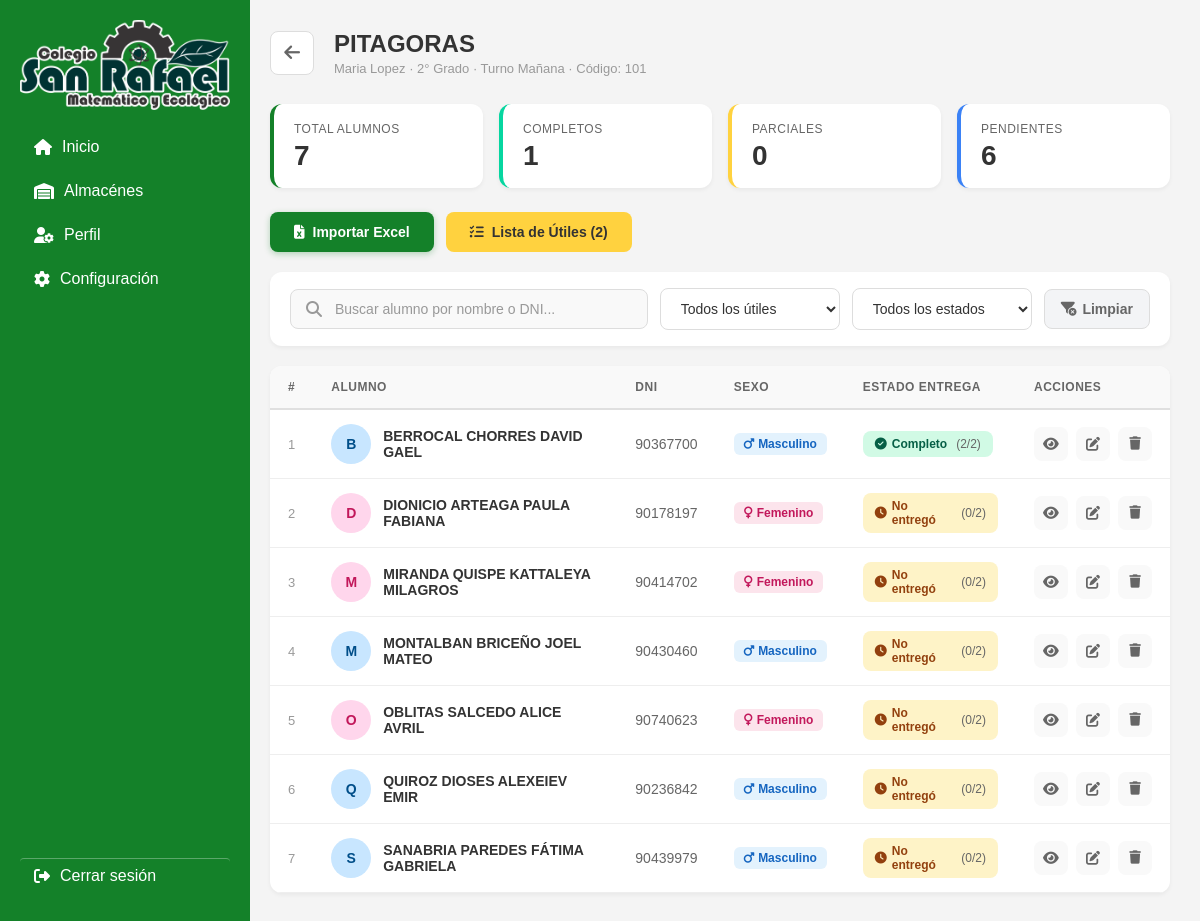
The page /entrega-utiles/salones/7/ on the database its author committed.
### app1/models.py (models this page shows, shortened)
class Salon(models.Model):
    TURNO_CHOICES = [
        ('Mañana', 'Mañana'),
        ('Tarde', 'Tarde'),
    ]
    GRADO_CHOICES = [
        (1, '1° Grado'),
        (2, '2° Grado'),
        (3, '3° Grado'),
        (4, '4° Grado'),
        (5, '5° Grado'),
        (6, '6° Grado'),
    ]
    nombre = models.CharField(max_length=100)
    codigo = models.CharField(max_length=10, unique=True)
    profesora = models.CharField(max_length=150)
    grado = models.IntegerField(choices=GRADO_CHOICES)
    turno = models.CharField(max_length=10, choices=TURNO_CHOICES, default='Mañana')
    fecha_creacion = models.DateTimeField(auto_now_add=True)
    class Meta:
        ordering = ['-fecha_creacion']
        verbose_name = 'Salón'
        verbose_name_plural = 'Salones'
    @property
    def total_alumnos(self):
        return self.alumnos.count()
    @property
    def total_entregados(self):
        completos = 0
        for alumno in self.alumnos.all():
            if alumno.estado_entrega == 'completo':
                completos += 1
        return completos
    @property
    def total_parciales(self):
        parciales = 0
        for alumno in self.alumnos.all():
            if alumno.estado_entrega == 'parcial':
                parciales += 1
        return parciales
    @property
    def total_pendientes(self):
        pendientes = 0
        for alumno in self.alumnos.all():
            if alumno.estado_entrega == 'no_entrego':
                pendientes += 1
        return pendientes

class Alumno(models.Model):
    SEXO_CHOICES = [
        ('M', 'Masculino'),
        ('F', 'Femenino'),
    ]
    salon = models.ForeignKey(
        'Salon',
        on_delete=models.CASCADE,
        related_name='alumnos'
    )
    nombre = models.CharField(max_length=150)
    dni = models.CharField(max_length=10, unique=True)
    sexo = models.CharField(max_length=1, choices=SEXO_CHOICES, blank=True, default='')
    email = models.EmailField(blank=True, null=True)
    entrega_completada = models.BooleanField(default=False)
    fecha_entrega = models.DateTimeField(blank=True, null=True)
    class Meta:
        ordering = ['nombre']
        verbose_name = 'Alumno'
        verbose_name_plural = 'Alumnos'
    @property
    def estado_entrega(self):
        entregas = self.entregas.all().select_related('util')
        if not entregas.exists():
            return 'sin_lista'
        total_pedido = 0
        total_entregado = 0
        for entrega in entregas:
            total_pedido += entrega.util.cantidad
            total_entregado += entrega.cantidad_entregada
        if total_entregado == 0:
            return 'no_entrego'
        elif total_entregado < total_pedido:
            return 'parcial'
        return 'completo'
    @property
    def progreso_entrega(self):
        entregas = self.entregas.all().select_related('util')
        if not entregas.exists():
            return '0/0'
        total_pedido = 0
        total_entregado = 0
        for entrega in entregas:
            total_pedido += entrega.util.cantidad
            total_entregado += entrega.cantidad_entregada
        return f'{total_entregado}/{total_pedido}'

class EntregaUtil(models.Model):
    alumno = models.ForeignKey(
        Alumno,
        on_delete=models.CASCADE,
        related_name='entregas'
    )
    util = models.ForeignKey(
        UtilEscolar,
        on_delete=models.CASCADE,
        related_name='entregas'
    )
    cantidad_entregada = models.IntegerField(default=0)
    entregado = models.BooleanField(default=False)
    fecha_entrega = models.DateTimeField(blank=True, null=True)
    fecha_modificacion = models.DateTimeField(auto_now=True)
    observaciones = models.TextField(blank=True, null=True)
    class Meta:
        ordering = ['util__orden', 'util__nombre']
        verbose_name = 'Entrega de Útil'
        verbose_name_plural = 'Entregas de Útiles'
        unique_together = ['alumno', 'util']

class UtilEscolar(models.Model):
    salon = models.ForeignKey(
        Salon,
        on_delete=models.CASCADE,
        related_name='utiles'
    )
    nombre = models.CharField(max_length=200)
    cantidad = models.IntegerField(default=1)
    descripcion = models.TextField(blank=True, null=True)
    orden = models.IntegerField(default=0)
    fecha_creacion = models.DateTimeField(auto_now_add=True)
    class Meta:
        ordering = ['orden', 'nombre']
        verbose_name = 'Útil Escolar'
        verbose_name_plural = 'Útiles Escolares'

### app1/view/Entregautiles.py (the view)
# urls.py: path('entrega-utiles/salones/<int:pk>/', Entregautiles.detalle_salon, name='detalle_salon'),
def detalle_salon(request, pk):
    salon = get_object_or_404(Salon, pk=pk)
    alumnos = salon.alumnos.all().order_by('nombre')
    utiles = salon.utiles.all()
    alumnos_con_entregas = []
    for alumno in alumnos:
        entregas_data = []
        for entrega in alumno.entregas.all().select_related('util'):
            entregas_data.append({
                'util_id': entrega.util.pk,
                'util_nombre': entrega.util.nombre,
                'cantidad_entregada': entrega.cantidad_entregada,
                'cantidad_total': entrega.util.cantidad
            })
        alumno.entregas_json = json.dumps(entregas_data)
        alumnos_con_entregas.append(alumno)
    return render(request, 'almacenes/almutiles/Entrega_Utiles/detalle_salon.html', {
        'salon': salon,
        'alumnos': alumnos_con_entregas,
        'utiles': utiles,
        'total_utiles': utiles.count()
    })

### templates/almacenes/almutiles/Entrega_Utiles/detalle_salon.html (shortened to what this page needs)
{% extends 'layout.html' %}
{% load static %}
{% block content %}
<div class="almacenes-container">
    <header class="page-header">
        <a href="{% url 'entrega_utiles' %}" class="btn-back" title="Regresar">
            <i class="fa-solid fa-arrow-left"></i>
        </a>
        <div class="header-info">
            <h2>{{ salon.nombre }}</h2>
            <p>{{ salon.profesora }} · {{ salon.get_grado_display }} · Turno {{ salon.turno }} · Código: {{ salon.codigo }}</p>
        </div>
    </header>
    <div class="stats-grid">
        <div class="stat-card">
            <div class="stat-label">Total Alumnos</div>
            <div class="stat-value" id="stat-total">{{ salon.total_alumnos }}</div>
        </div>
        <div class="stat-card">
            <div class="stat-label">Completos</div>
            <div class="stat-value" id="stat-completos">{{ salon.total_entregados }}</div>
        </div>
        <div class="stat-card">
            <div class="stat-label">Parciales</div>
            <div class="stat-value" id="stat-parciales">{{ salon.total_parciales|default:0 }}</div>
        </div>
        <div class="stat-card">
            <div class="stat-label">Pendientes</div>
            <div class="stat-value" id="stat-pendientes">{{ salon.total_pendientes }}</div>
        </div>
    </div>
    <div class="action-buttons-container">
        <button class="btn-import-excel" id="btnAbrirModal" title="Importar alumnos desde Excel">
            <i class="fa-solid fa-file-excel"></i> Importar Excel
        </button>
        <a href="{% url 'lista_utiles' salon.pk %}" class="btn-lista-utiles" title="Gestionar lista de útiles">
            <i class="fa-solid fa-list-check"></i> Lista de Útiles ({{ total_utiles|default:0 }})
        </a>
    </div>
    <div class="toolbar">
        <div class="toolbar-left">
            <div class="search-wrapper">
                <i class="fa-solid fa-magnifying-glass"></i>
                <input type="text" class="search-input" placeholder="Buscar alumno por nombre o DNI..." id="searchInput">
            </div>
            <select class="filter-select" id="filterUtil">
                <option value="">Todos los útiles</option>
            </select>
            <select class="filter-select" id="filterEstado">
                <option value="">Todos los estados</option>
            </select>
            <button class="btn-clear-filters" id="btnClearFilters">
                <i class="fa-solid fa-filter-circle-xmark"></i> Limpiar
            </button>
        </div>
    </div>
    {% if alumnos %}
    <div class="table-card">
        <div class="table-wrapper">
            <table class="data-table">
                <thead>
                    <tr>
                        <th>#</th>
                        <th>Alumno</th>
                        <th>DNI</th>
                        <th>Sexo</th>
                        <th>Estado Entrega</th>
                        <th>Acciones</th>
                    </tr>
                </thead>
                <tbody>
                    {% for alumno in alumnos %}
                    <tr id="row-{{ alumno.pk }}"
                        data-alumno-id="{{ alumno.pk }}"
                        data-estado="{{ alumno.estado_entrega }}"
                        data-entregas="{{ alumno.entregas_json }}">
                        <td style="color:#999; font-size:13px;">{{ forloop.counter }}</td>
                        <td>
                            <div class="alumno-cell">
                                <div class="alumno-avatar {% if alumno.sexo == 'M' %}male{% elif alumno.sexo == 'F' %}female{% endif %}">
                                    {{ alumno.nombre|first }}
                                </div>
                                <span class="alumno-name">{{ alumno.nombre }}</span>
                            </div>
                        </td>
                        <td style="color:#666;">{{ alumno.dni }}</td>
                        <td>
                            {% if alumno.sexo %}
                            <span class="badge-sexo {% if alumno.sexo == 'M' %}male{% else %}female{% endif %}">
                                <i class="fa-solid fa-{% if alumno.sexo == 'M' %}mars{% else %}venus{% endif %}"></i>
                                {{ alumno.get_sexo_display }}
                            </span>
                            {% else %}
                            <span style="color:#bbb; font-size:13px;">—</span>
                            {% endif %}
                        </td>
                        <td>
                            <span class="status-badge-container" id="status-container-{{ alumno.pk }}">
                                {% if alumno.estado_entrega == 'completo' %}
                                    <span class="status-badge entregado">
                                        <i class="fa-solid fa-check-circle"></i> Completo
                                        <span class="progreso-text">({{ alumno.progreso_entrega }})</span>
                                    </span>
                                {% elif alumno.estado_entrega == 'parcial' %}
                                    <span class="status-badge parcial">
                                        <i class="fa-solid fa-hourglass-half"></i> Parcial
                                        <span class="progreso-text">({{ alumno.progreso_entrega }})</span>
                                    </span>
                                {% elif alumno.estado_entrega == 'no_entrego' %}
                                    <span class="status-badge pendiente">
                                        <i class="fa-solid fa-clock"></i> No entregó
                                        <span class="progreso-text">({{ alumno.progreso_entrega }})</span>
                                    </span>
                                {% else %}
                                    <span class="status-badge sin-lista">
                                        <i class="fa-solid fa-minus-circle"></i> Sin lista
                                    </span>
                                {% endif %}
                            </span>
                        </td>
                        <td>
                            <div class="actions-cell">
                                <a href="{% url 'detalle_alumno' alumno.pk %}" class="action-btn view" title="Ver detalle">
                                    <i class="fa-solid fa-eye"></i>
                                </a>
                                <a href="{% url 'editar_entregas_alumno' alumno.pk %}" class="action-btn edit" title="Editar entregas">
                                    <i class="fa-solid fa-pen-to-square"></i>
                                </a>
                                <button class="action-btn delete" title="Eliminar alumno"
                                        onclick="eliminarAlumno({{ alumno.pk }}, '{{ alumno.nombre }}')">
                                    <i class="fa-solid fa-trash"></i>
                                </button>
                            </div>
                        </td>
                    </tr>
                    {% endfor %}
                </tbody>
            </table>
        </div>
    </div>
    {% endif %}
</div>
{% endblock %}

### css/layout.css (style rules this page uses)
body { margin: 0; font-family: Arial, sans-serif; background-color: #f4f4f4; }

### rows shown on the page
Salon: nombre "PITAGORAS", profesora "Maria Lopez", grado "2° Grado", turno "Mañana", codigo "101", total_alumnos "7", total_entregados "1", total_parciales "0", total_pendientes "6"
Alumno: nombre|first "B", nombre "BERROCAL CHORRES DAVID GAEL", dni "90367700", sexo "Masculino", progreso_entrega "2/2"
Alumno: nombre|first "D", nombre "DIONICIO ARTEAGA PAULA FABIANA", dni "90178197", sexo "Femenino", progreso_entrega "0/2"
Alumno: nombre|first "M", nombre "MIRANDA QUISPE KATTALEYA MILAGROS", dni "90414702", sexo "Femenino", progreso_entrega "0/2"
Alumno: nombre|first "M", nombre "MONTALBAN BRICEÑO JOEL MATEO", dni "90430460", sexo "Masculino", progreso_entrega "0/2"
Alumno: nombre|first "O", nombre "OBLITAS SALCEDO ALICE AVRIL", dni "90740623", sexo "Femenino", progreso_entrega "0/2"
Alumno: nombre|first "Q", nombre "QUIROZ DIOSES ALEXEIEV EMIR", dni "90236842", sexo "Masculino", progreso_entrega "0/2"
Alumno: nombre|first "S", nombre "SANABRIA PAREDES FÁTIMA GABRIELA", dni "90439979", sexo "Masculino", progreso_entrega "0/2"

### other values the page prints
{{ total_utiles|default:0 }} "2"
